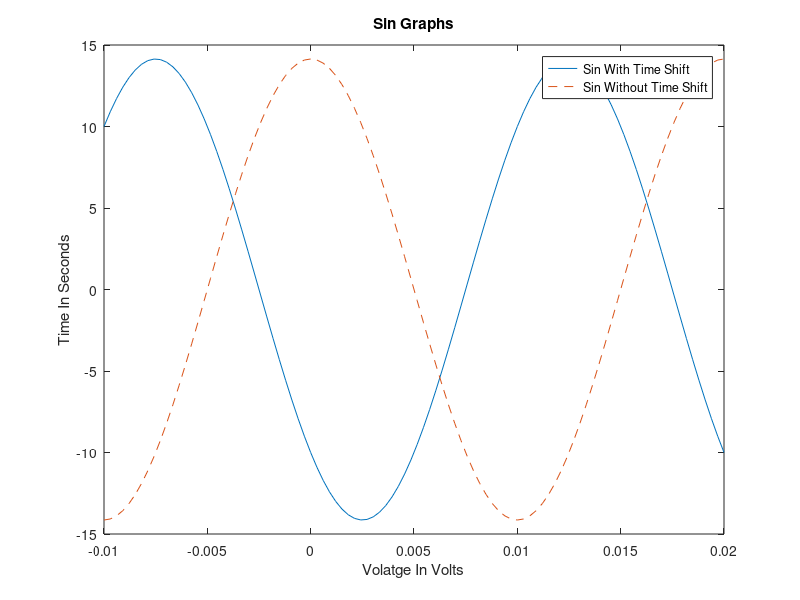

Source code (MATLAB):
x = linspace(-0.01,0.02);
y = 10*sqrt(2)*sin(100*pi*x-((3*pi)/4));
yNoShift = 10*sqrt(2)*sin(100*pi*(x+0.0125)-((3*pi)/4));
plot(x,y);
hold on;
plot(x,yNoShift,'LineStyle','--');
title('Sin Graphs');
xlabel('Volatge In Volts');
ylabel('Time In Seconds');
legend('Sin With Time Shift','Sin Without Time Shift');